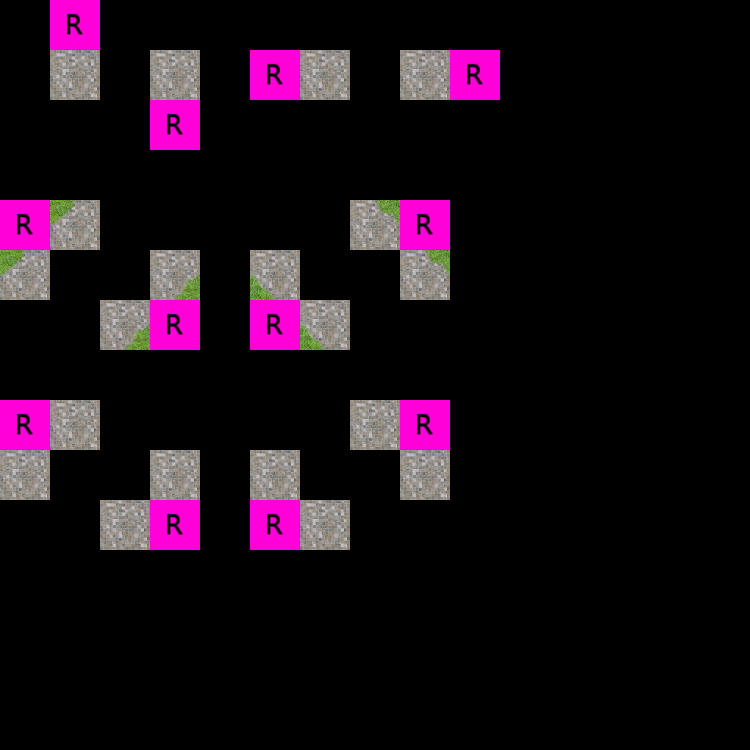

A level layout from a 2D game, rendered from its tile map. Below: a short description, then the map file with tile-grid data replaced by summaries:
An orthogonal 15x15 tile map with 50x50 px tiles, 4 tile layers (Regions_input, Regions_Output, Input_Ground, Input_Ground), 1 hidden layer not drawn, 2 tilesets.

<map version="1.0" orientation="orthogonal" width="15" height="15" tilewidth="50" tileheight="50">
 <tileset firstgid="1" name="set_rules" tilewidth="50" tileheight="50">
  <image source="../set_rules.png" width="150" height="150" />
 </tileset>
 <tileset firstgid="10" name="evolution1" tilewidth="50" tileheight="50">
  <image source="../../evolution1.png" width="300" height="500" />
 </tileset>
 <layer name="Regions_input" width="15" height="15">
  <data>[225 cells, 32 non-empty, 1 distinct tile ids]</data>
 </layer>
 <layer name="Regions_Output" width="15" height="15">
  <data>[225 cells, 12 non-empty, 1 distinct tile ids]</data>
 </layer>
 <layer name="Input_Ground" width="15" height="15">
  <data>[225 cells, 24 non-empty, 6 distinct tile ids]</data>
 </layer>
 <layer name="Input_Ground" width="15" height="15">
  <data>[225 cells, 8 non-empty, 4 distinct tile ids]</data>
 </layer>
 <layer name="Output_Ground" width="15" height="15" visible="0">
  <data>[225 cells, 12 non-empty, 12 distinct tile ids]</data>
 </layer>
</map>
